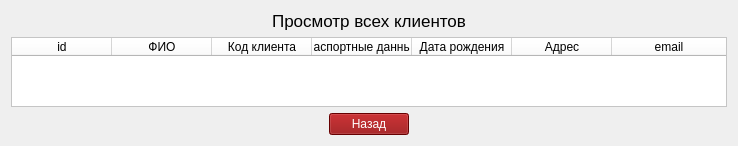
                <widget class="QWidget" name="page_7">
                 <layout class="QVBoxLayout" name="verticalLayout_32">
                  <item>
                   <widget class="QLabel" name="label_47">
                    <property name="font">
                     <font>
                      <family>MS Shell Dlg 2</family>
                      <pointsize>13</pointsize>
                      <weight>50</weight>
                      <italic>false</italic>
                      <bold>false</bold>
                     </font>
                    </property>
                    <property name="styleSheet">
                     <string notr="true">font: 13pt &quot;MS Shell Dlg 2&quot;;</string>
                    </property>
                    <property name="text">
                     <string>Просмотр всех клиентов</string>
                    </property>
                    <property name="alignment">
                     <set>Qt::AlignCenter</set>
                    </property>
                   </widget>
                  </item>
                  <item>
                   <widget class="QTableWidget" name="table_clients">
                    <property name="styleSheet">
                     <string notr="true">background-color: rgb(255, 255, 255); 
</string>
                    </property>
                    <property name="sizeAdjustPolicy">
                     <enum>QAbstractScrollArea::AdjustToContents</enum>
                    </property>
                    <property name="dragDropOverwriteMode">
                     <bool>true</bool>
                    </property>
                    <property name="gridStyle">
                     <enum>Qt::SolidLine</enum>
                    </property>
                    <property name="sortingEnabled">
                     <bool>false</bool>
                    </property>
                    <attribute name="horizontalHeaderStretchLastSection">
                     <bool>true</bool>
                    </attribute>
                    <column>
                     <property name="text">
                      <string>id</string>
                     </property>
                    </column>
                    <column>
                     <property name="text">
                      <string>ФИО</string>
                     </property>
                    </column>
                    <column>
                     <property name="text">
                      <string>Код клиента</string>
                     </property>
                    </column>
                    <column>
                     <property name="text">
                      <string>Паспортные данные</string>
                     </property>
                    </column>
                    <column>
                     <property name="text">
                      <string>Дата рождения</string>
                     </property>
                    </column>
                    <column>
                     <property name="text">
                      <string>Адрес</string>
                     </property>
                    </column>
                    <column>
                     <property name="text">
                      <string>email</string>
                     </property>
                    </column>
                   </widget>
                  </item>
                  <item>
                   <layout class="QHBoxLayout" name="horizontalLayout_5">
                    <item>
                     <spacer name="horizontalSpacer_7">
                      <property name="orientation">
                       <enum>Qt::Horizontal</enum>
                      </property>
                      <property name="sizeHint" stdset="0">
                       <size>
                        <width>40</width>
                        <height>20</height>
                       </size>
                      </property>
                     </spacer>
                    </item>
                    <item>
                     <widget class="QPushButton" name="btn_back_ord_2">
                      <property name="styleSheet">
                       <string notr="true">background-color: rgb(143, 0, 2);
font: 9pt &quot;Comic Sans MS&quot;;
color: rgb(255, 255, 255);</string>
                      </property>
                      <property name="text">
                       <string> Назад </string>
                      </property>
                     </widget>
                    </item>
                    <item>
                     <spacer name="horizontalSpacer_33">
                      <property name="orientation">
                       <enum>Qt::Horizontal</enum>
                      </property>
                      <property name="sizeHint" stdset="0">
                       <size>
                        <width>40</width>
                        <height>20</height>
                       </size>
                      </property>
                     </spacer>
                    </item>
                   </layout>
                  </item>
                 </layout>
                </widget>
